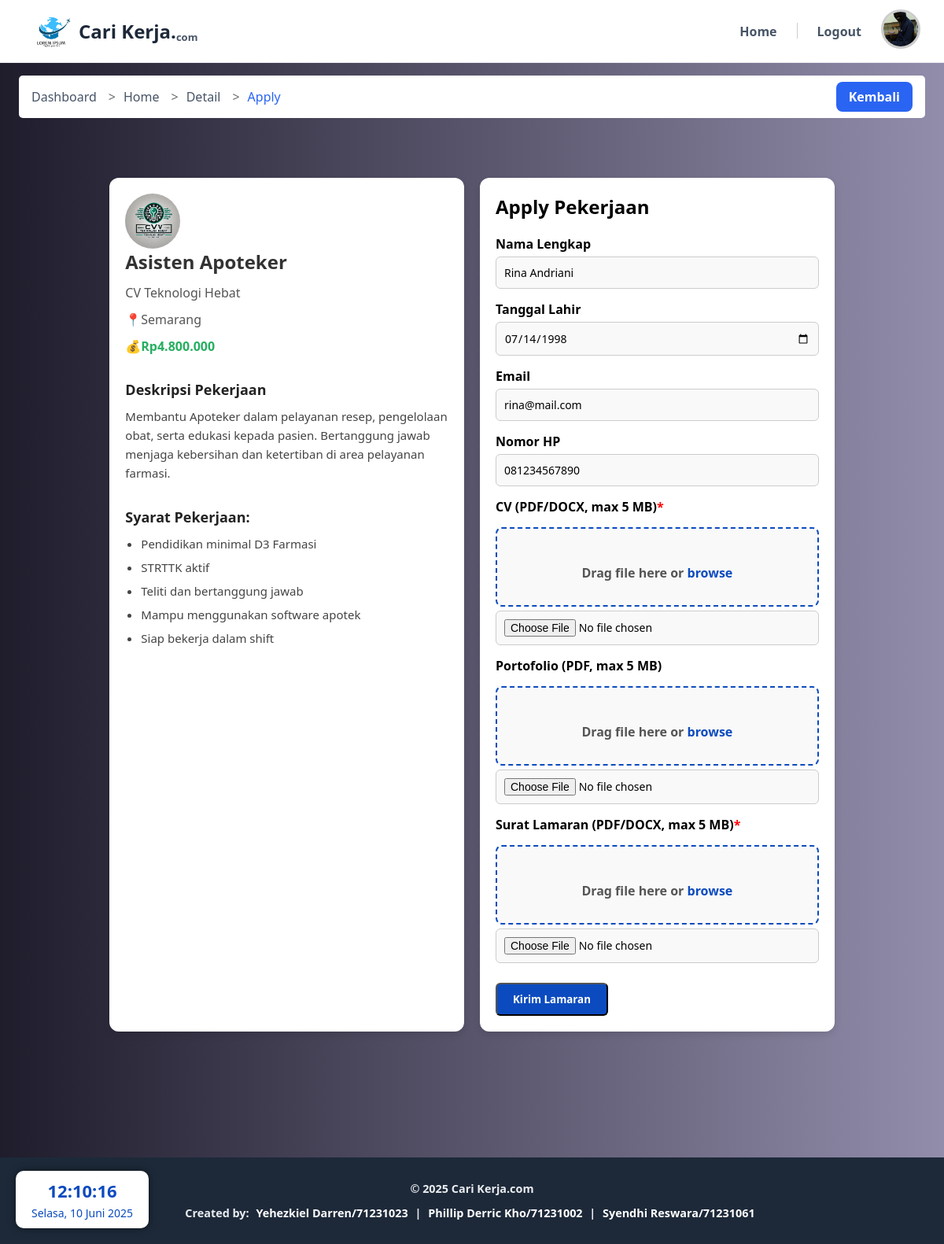
The page /apply.php?id=12 (signed in) on the database its author committed.
### tables this page shows
CREATE TABLE `lowongan` (
  `id` int(11) NOT NULL,
  `perusahaan_id` int(11) DEFAULT NULL,
  `kategori` varchar(50) DEFAULT NULL,
  `nama_pekerjaan` varchar(100) DEFAULT NULL,
  `jenis_pekerjaan` enum('Full-time','Part-time','Remote','Freelance') DEFAULT NULL,
  `lokasi` text DEFAULT NULL,
  `gaji` varchar(100) DEFAULT NULL,
  `deskripsi` text DEFAULT NULL,
  `syarat` text DEFAULT NULL,
  `tanggal_batas` date DEFAULT NULL,
  `isPorto` tinyint(1) DEFAULT NULL,
  `tanggal_buat` date DEFAULT NULL
);

CREATE TABLE `perusahaan` (
  `id` int(11) NOT NULL,
  `user_id` int(11) DEFAULT NULL,
  `nama_perusahaan` varchar(100) DEFAULT NULL,
  `lokasi` text DEFAULT NULL,
  `logo` varchar(255) DEFAULT NULL
);

CREATE TABLE `pencari_kerja` (
  `id` int(11) NOT NULL,
  `user_id` int(11) DEFAULT NULL,
  `email` varchar(100) DEFAULT NULL,
  `nama_lengkap` varchar(100) DEFAULT NULL,
  `tanggal_lahir` date DEFAULT NULL,
  `no_hp` varchar(20) DEFAULT NULL,
  `foto` varchar(100) DEFAULT NULL
);

### public/apply.php (the view, shortened to what this page needs)
<?php
  require_once '../src/includes/connection.php';
  $id = $_GET['id'] ?? "";
  $id_pelamar = $_SESSION['id'] ?? "";
  $data_lowongan = null;
  $syarat = [];
  if (!empty($id) && is_numeric($id)) {
      $query_lowongan = "SELECT lowongan.* , perusahaan.nama_perusahaan, perusahaan.logo
                         FROM lowongan
                         JOIN perusahaan ON lowongan.perusahaan_id = perusahaan.id
                         WHERE lowongan.id = ?";
      $stmt_lowongan_detail = mysqli_prepare($conn, $query_lowongan);
      if ($stmt_lowongan_detail) {
          mysqli_stmt_bind_param($stmt_lowongan_detail, "i", $id);
          mysqli_stmt_execute($stmt_lowongan_detail);
          $result_lowongan_detail = mysqli_stmt_get_result($stmt_lowongan_detail);
          if ($result_lowongan_detail && mysqli_num_rows($result_lowongan_detail) > 0) {
              $data_lowongan = mysqli_fetch_assoc($result_lowongan_detail);
              $syarat = explode("; ", $data_lowongan['syarat'] ?? '');
          } else {
              $pesan_display = "Pekerjaan tidak ditemukan!";
          }
      } else {
          $pesan_display = "Gagal mengambil detail lowongan: " . mysqli_error($conn);
      }
  } else if (empty($id) && !isset($_POST['submit'])) {
      $pesan_display = "ID Pekerjaan tidak valid.";
      header("Location: index.php?pesan=" . urlencode($pesan));
      exit();
  }
  $data_pencari_kerja = null;
  if (!empty($id_pelamar)) {
      $query_pencari = "SELECT * from pencari_kerja WHERE id = ?";
      $stmt_pencari = mysqli_prepare($conn, $query_pencari);
      if ($stmt_pencari) {
          mysqli_stmt_bind_param($stmt_pencari, "i", $id_pelamar);
          mysqli_stmt_execute($stmt_pencari);
          $result_pencari = mysqli_stmt_get_result($stmt_pencari);
          $data_pencari_kerja = mysqli_fetch_assoc($result_pencari);
      } else {
          $pesan_display = "Gagal mengambil data pelamar: " . mysqli_error($conn);
      }
  }
?>
<!DOCTYPE html>
<html lang="en">
  <head>
    <link rel="stylesheet" href="assets/css/global-styles.css" />
    <link rel="stylesheet" href="assets/css/apply.css" />
    <link rel="stylesheet" href="assets/css/time.css" />
    <link rel="stylesheet" href="assets/css/file-upload.css" />
  </head>
  <body>
    <header>
      <div class="logo">
        <img src="img/LogoHeader1.png" alt="logokerja" />
        <a>Cari Kerja. <span class="small">com</span></a>
      </div>
      <nav>
        <ul type="none">
          <li><a href="index.php">Home</a></li>
          <li>
            <?php
              if (isset($_SESSION['username'])) {
                echo '<a href="logout.php">Logout</a>';
              } else {
                echo '<a href="login.php">Login</a>';
              }
            ?>
          </li>
        </ul>
        <a href="dashboard-worker.php"> <?php
              if(isset($_SESSION['logo']) && !empty($_SESSION['logo']) && file_exists($_SESSION['logo'])) {
                echo '<img src="' . htmlspecialchars($_SESSION['logo']) . '" alt="profilepict" class="profilepicture" />';
              } else {
                echo '<img src="img/ProfilePicture.jpg" alt="profilepict" class="profilepicture" />';
              }
          ?>
        </a>
      </nav>
    </header>
    <main>
      <div class="clock-container">
        <div class="clock-time" id="clock">00:00:00</div>
        <div class="clock-date" id="date">Loading date...</div>
      </div>
      <section id="welcome">
        <div class="breadcrumb-bar">
          <div class="breadcrumb-text">
          <div class="breadcrumb-box">
            <div class="breadcrumb-text-inactive">
              <a href="dashboard-worker.php">Dashboard</a>
            </div>
            <span class="separator-breadcrumb">></span>
            <div class="breadcrumb-text-inactive">
              <a href="index.php">Home</a>
            </div>
            <span class="separator-breadcrumb">></span>
            <div class="breadcrumb-text-inactive">
              <a href="detail.php">Detail</a>
            </div>
            <span class="separator-breadcrumb">></span>
            <div class="breadcrumb-text">
              <a href="#">Apply</a>
            </div>
          </div>
          </div>
          <a href="<?= !empty($id) ? 'detail.php?id=' . htmlspecialchars($id) : 'index.php' ?>" class="btn-back">Kembali</a>
        </div>
      </section>
    <?php if ($data_lowongan): ?>
      <section class="main-container">
        <div class="job-container">
          <div class="company-logo">
            <img src="<?= (isset($data_lowongan['logo']) && !empty($data_lowongan['logo']) && file_exists($data_lowongan['logo'])) ? htmlspecialchars($data_lowongan['logo']) : 'assets/img/ProfilePicture.jpg' ?>" alt="Logo Perusahaan">
          </div>
          <div class="job-details">
            <h1><?= htmlspecialchars($data_lowongan['nama_pekerjaan']); ?></h1>
            <p class="company-name"><?= htmlspecialchars($data_lowongan["nama_perusahaan"]); ?></p>
            <p class="location">📍<?= htmlspecialchars($data_lowongan['lokasi']); ?></p>
            <p class="salary">💰<?= htmlspecialchars($data_lowongan['gaji']); ?></p>
            <div class="description">
              <h2>Deskripsi Pekerjaan</h2>
              <p><?= nl2br(htmlspecialchars($data_lowongan['deskripsi'])); ?></p>
            </div>
            <div class="requirements">
              <h4>Syarat Pekerjaan:</h4>
              <ul>
                <?php foreach ($syarat as $item): ?>
                  <li><?= htmlspecialchars(trim($item)); ?></li>
                <?php endforeach; ?>
              </ul>
            </div>
          </div>
        </div>
        <div class="apply-section">
            <h2>Apply Pekerjaan</h2>
            <form action="apply.php?id=<?= htmlspecialchars($id) ?>" method="post" enctype="multipart/form-data">
                <div class="form-group">
                  <label for="nama_lengkap">Nama Lengkap</label>
                  <input type="text" id="nama_lengkap" name="nama_lengkap" required value="<?= isset($data_pencari_kerja['nama_lengkap']) ? htmlspecialchars($data_pencari_kerja['nama_lengkap']): htmlspecialchars($_POST['nama_lengkap'] ?? '') ?> ">
                </div>
                <div class="form-group">
                  <label for="tanggal_lahir">Tanggal Lahir</label>
                  <input type="date" id="tanggal_lahir" name="tanggal_lahir" required value="<?= isset($data_pencari_kerja['tanggal_lahir']) ? htmlspecialchars($data_pencari_kerja['tanggal_lahir']) : htmlspecialchars($_POST['tanggal_lahir'] ?? '') ?>">
                </div>
                <div class="form-group">
                  <label for="email">Email</label>
                  <input type="email" id="email" name="email" required value="<?= isset($data_pencari_kerja['email']) ? htmlspecialchars($data_pencari_kerja['email']): htmlspecialchars($_POST['email'] ?? '') ?>">
                </div>
                <div class="form-group">
                  <label for="nomor_hp">Nomor HP</label>
                  <input type="text" id="nomor_hp" name="nomor_hp" value="<?= isset($data_pencari_kerja['no_hp']) ? htmlspecialchars($data_pencari_kerja['no_hp']): htmlspecialchars($_POST['nomor_hp'] ?? '') ?>" required pattern="[0-9]+">
                </div>
                <div class="form-group">
                  <label for="cv">CV (PDF/DOCX, max 5 MB)<span style="color:red;">*</span></label>
                  <div class="file-upload-wrapper">
                    <label for="cv" class="file-upload-label">
                      <div class="file-upload-text">Drag file here or <span class="browse-link">browse</span></div>
                    </label>
                    <input type="file" id="cv" name="cv" accept=".pdf,.docx" required>
                  </div>
                </div>
                <?php if (isset($data_lowongan['isPorto']) && $data_lowongan['isPorto']==1): ?>
                <div class="form-group">
                  <label for="portofolio">Portofolio (PDF, max 5 MB)</label>
                  <div class="file-upload-wrapper">
                    <label for="cv" class="file-upload-label">
                      <div class="file-upload-text">Drag file here or <span class="browse-link">browse</span></div>
                    </label>
                    <input type="file" id="portofolio" name="portofolio" accept=".pdf" >
                  </div>
                </div>
                <?php endif;?>
                <div class="form-group">
                  <label for="surat_lamaran">Surat Lamaran (PDF/DOCX, max 5 MB)<span style="color:red;">*</span></label>
                  <div class="file-upload-wrapper">
                    <label for="cv" class="file-upload-label">
                      <div class="file-upload-text">Drag file here or <span class="browse-link">browse</span></div>
                    </label>
                    <input type="file" id="surat_lamaran" name="surat_lamaran" accept=".pdf,.docx" required>
                  </div>
                </div>
                <button type="submit" name="submit" value="submit" class="btn-apply">Kirim Lamaran</button>
            </form>
        </div>
      </section>
    <?php endif; ?>
    </main>
    <footer>
      <p>&copy; <?= date("Y"); ?> Cari Kerja.com</p>
      <p class="creators">
        Created by:
        <a href="#" target="_blank">Yehezkiel Darren/71231023</a> |
        <a href="#" target="_blank">Phillip Derric Kho/71231002</a> |
        <a href="#" target="_blank">Syendhi Reswara/71231061</a>
      </p>
    </footer>
  </body>
</html>

### public/assets/css/global-styles.css (style rules this page uses)
* { box-sizing: border-box; margin: 0; padding: 0; font-family: "Segoe UI", Tahoma, Geneva, Verdana, sans-serif; }
body { width: 100%; }
header { position: sticky; top: 0; width: 100%; padding: 0 20px; text-align: center; display: flex; justify-content: space-between; align-items: center; background-color: #ffffff; border-bottom: 1px solid #eaecf0; z-index: 100; height: 80px; }
.logo { display: flex; align-items: center; margin-left: 10px; }
.logo img { width: 70px; height: auto; }
.logo a { color: #1d2939; font-weight: bold; font-size: 24px; margin: 0; display: flex; }
.logo .small { color: #475467; font-size: small; align-self: flex-end; }
nav { flex-grow: 1; display: flex; justify-content: end; gap: 20px; align-items: center; }
nav ul { list-style: none; display: flex; gap: 20px; }
nav ul li { display: inline; }
nav ul li a { color: #475467; font-weight: 600; text-decoration: none; transition: 0.1s ease-in-out; padding: 5px; }
.profilepicture { width: 50px; height: 50px; border-radius: 50%; border: 3px solid #ccc; object-fit: cover; margin-right: 10px; }
.breadcrumb-bar { display: flex; justify-content: space-between; align-items: center; margin: 1rem 1.5rem; background-color: #ffffff; padding: 0.5rem 1rem; border-radius: 5px; }
.breadcrumb-box { display: flex; align-items: center; gap: 10px; }
.breadcrumb-text a { text-decoration: none; color: #2a64f2; margin-right: 5px; }
.breadcrumb-text-inactive a { text-decoration: none; color: #475467; font-weight: normal; }
.separator-breadcrumb { color: #6a6a6a; }
.btn-back { background-color: #2a64f2; color: white; padding: 8px 16px; border-radius: 8px; text-decoration: none; font-weight: bold; transition: background-color 0.3s ease; }
footer { background-color: #1d2939; color: #eaecf0; text-align: center; padding: 20px 15px; font-size: 0.9em; line-height: 1.6; }
footer p { margin: 8px 0; font-weight: bold; }
footer .creators a { color: #ffffff; text-decoration: none; margin: 0 5px; }

### public/assets/css/apply.css (style rules this page uses)
main { background: linear-gradient(to right, #1f1c2c, #928dab); display: flex; flex-direction: column; min-height: 100vh; padding-bottom: 100px; }
.main-container { display: flex; flex-wrap: wrap; justify-content: center; gap: 20px; margin: 40px auto; max-width: 1200px; padding: 20px; box-sizing: border-box; }
.job-container { flex: 1 1 350px; max-width: 550px; background: white; border-radius: 12px; box-shadow: 0 4px 10px rgba(0, 0, 0, 0.1); padding: 20px; box-sizing: border-box; }
.company-logo { flex-shrink: 0; width: 70px; height: 70px; border-radius: 50%; overflow: hidden; background-color: #f0f0f0; }
.company-logo img { width: 100%; height: 100%; object-fit: cover; }
.job-details { flex: 1; display: flex; flex-direction: column; gap: 12px; }
.job-details h1 { font-size: 24px; color: #333; }
.company-name, .location, .salary { font-size: 16px; color: #555; }
.salary { font-weight: bold; color: #27ae60; }
.description, .requirements { margin-top: 20px; }
.description h2, .requirements h4 { font-size: 18px; color: #222; margin-bottom: 10px; }
.description p, .requirements ul { font-size: 15px; color: #444; line-height: 1.6; }
.requirements ul { padding-left: 20px; }
.requirements li { list-style: disc; margin-bottom: 6px; }
.apply-section { flex: 1 1 350px; max-width: 550px; background: white; border-radius: 12px; box-shadow: 0 4px 10px rgba(0, 0, 0, 0.1); padding: 20px; box-sizing: border-box; }
.apply-section h2 { margin-bottom: 20px; }
.form-group { margin-bottom: 15px; }
.form-group label { display: block; margin-bottom: 5px; font-weight: 600; }
.form-group input, .form-group select, .form-group textarea { width: 100%; padding: 10px; border-radius: 6px; border: 1px solid #ccc; font-size: 14px; background-color: #f9f9f9; }
.btn-apply { display: inline-block; background-color: #0c4bbf; color: white; padding: 10px 20px; font-weight: bold; text-decoration: none; border-radius: 6px; transition: 0.3s ease-in-out; cursor: pointer; margin-top: 10px; }

### public/assets/css/time.css (style rules this page uses)
.clock-container { position: fixed; bottom: 20px; left: 20px; background-color: #ffffff; color: #0c4bbf; font-size: 16px; padding: 10px 20px; border-radius: 10px; font-family: "Courier New", monospace; box-shadow: 0 0 10px rgba(0, 0, 0, 0.5); z-index: 9999; text-align: center; }
.clock-time { font-size: 22px; font-weight: bold; }
.clock-date { font-size: 14px; margin-top: 4px; }

### rows shown on the page
lowongan: perusahaan.logo (picture), nama_pekerjaan "Asisten Apoteker", perusahaan.nama_perusahaan "CV Teknologi Hebat", lokasi "Semarang", gaji "Rp4.800.000", deskripsi "Membantu Apoteker dalam pelayanan resep, pengelolaan obat, serta edukasi kepada pasien. Bertanggung jawab menjaga kebersihan dan ketertiban di area pelayanan farmasi.", syarat "Pendidikan minimal D3 Farmasi", syarat "STRTTK aktif", syarat "Teliti dan bertanggung jawab", syarat "Mampu menggunakan software apotek", syarat "Siap bekerja dalam shift"
pencari_kerja: nama_lengkap "Rina Andriani", tanggal_lahir "07/14/1998", email "rina@mail.com", nomor_hp "081234567890"
